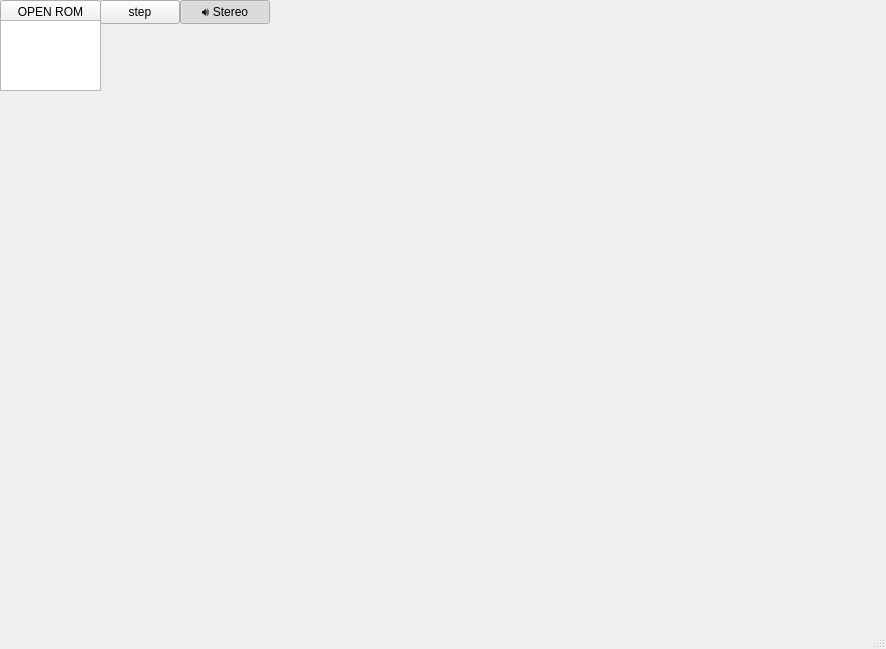
<?xml version="1.0" encoding="UTF-8"?>
<ui version="4.0">
 <class>MarioEmulatorUIClass</class>
 <widget class="QMainWindow" name="MarioEmulatorUIClass">
  <property name="geometry">
   <rect>
    <x>0</x>
    <y>0</y>
    <width>886</width>
    <height>649</height>
   </rect>
  </property>
  <property name="windowTitle">
   <string>MarioEmulatorUI</string>
  </property>
  <widget class="QWidget" name="centralWidget">
   <widget class="QPushButton" name="btnOpenROM">
    <property name="geometry">
     <rect>
      <x>0</x>
      <y>0</y>
      <width>101</width>
      <height>24</height>
     </rect>
    </property>
    <property name="text">
     <string>OPEN ROM</string>
    </property>
   </widget>
   <widget class="QPlainTextEdit" name="txtConsole">
    <property name="geometry">
     <rect>
      <x>0</x>
      <y>20</y>
      <width>101</width>
      <height>71</height>
     </rect>
    </property>
   </widget>
   <widget class="QPushButton" name="btnStep">
    <property name="geometry">
     <rect>
      <x>100</x>
      <y>0</y>
      <width>80</width>
      <height>24</height>
     </rect>
    </property>
    <property name="text">
     <string>step</string>
    </property>
   </widget>
   <widget class="QPushButton" name="btnStereo">
    <property name="geometry">
     <rect>
      <x>180</x>
      <y>0</y>
      <width>90</width>
      <height>24</height>
     </rect>
    </property>
    <property name="text">
     <string>🔊 Stereo</string>
    </property>
    <property name="checkable">
     <bool>true</bool>
    </property>
    <property name="checked">
     <bool>true</bool>
    </property>
   </widget>
   <widget class="QLabel" name="gameScreen">
    <property name="geometry">
     <rect>
      <x>0</x>
      <y>30</y>
      <width>721</width>
      <height>571</height>
     </rect>
    </property>
    <property name="text">
     <string/>
    </property>
   </widget>
  </widget>
  <widget class="QMenuBar" name="menuBar">
   <property name="geometry">
    <rect>
     <x>0</x>
     <y>0</y>
     <width>886</width>
     <height>21</height>
    </rect>
   </property>
  </widget>
  <widget class="QStatusBar" name="statusBar"/>
 </widget>
 <layoutdefault spacing="6" margin="11"/>
 <resources>
  <include location="MarioEmulatorUI.qrc"/>
 </resources>
 <connections/>
</ui>
